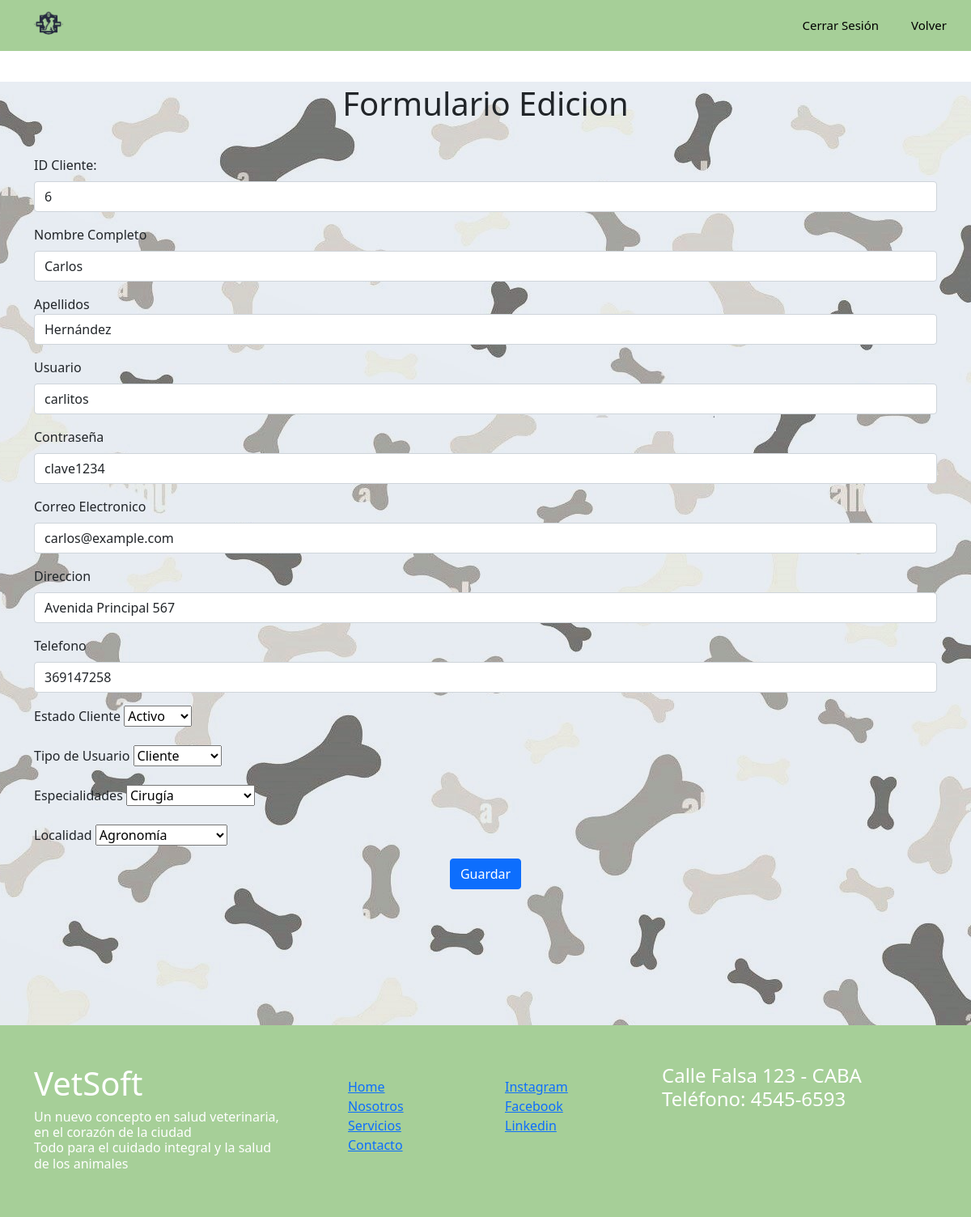
The app's page /VetSoft/editarUsuario.php?id=6 with its own data.
### tables this page shows
CREATE TABLE `clientes` (
  `id_cliente` int(7) NOT NULL,
  `nombre` varchar(50) DEFAULT NULL,
  `apellido` varchar(50) DEFAULT NULL,
  `contraseña` varchar(50) DEFAULT NULL,
  `direccion` varchar(50) DEFAULT NULL,
  `email` varchar(50) DEFAULT NULL,
  `usuario` varchar(50) DEFAULT NULL,
  `telefono` int(20) DEFAULT NULL,
  `fk_estado` int(7) DEFAULT NULL,
  `fk_tipo_usuario` int(7) DEFAULT 3,
  `fk_especialidad` int(7) DEFAULT NULL,
  `fk_localidad` int(7) DEFAULT NULL
);

CREATE TABLE `especialidades` (
  `id_especialidad` int(11) NOT NULL,
  `nombre_especialidad` varchar(100) DEFAULT NULL
);

CREATE TABLE `localidad` (
  `id_localidad` int(7) NOT NULL,
  `nombre_localidad` varchar(50) NOT NULL
);

### VetSoft/editarUsuario.php (the view, shortened to what this page needs)
<?php
require_once("conexionBD.php");
$sql = $conexion->prepare("SELECT * FROM clientes WHERE id_cliente=?");
	$sql->bind_param("i",$_GET["id"]);
	$sql->execute();
	$result = $sql->get_result();
	if ($result->num_rows > 0) {
		$row = $result->fetch_assoc();
	}
?>
<!doctype html>
<html lang="es">
    <head>
    <link rel="stylesheet" href="estilos/style_AgregarCliente.css">
    <link href="https://cdn.jsdelivr.net/npm/bootstrap@5.0.2/dist/css/bootstrap.min.css" rel="stylesheet">
    </head>
    <body style="background-image: url(img/fondoII.jpg);">
    <div class="head">
        <div class="logo" >
            <a class="navbar-brand" href="index.php">
            <img src="img\Vetsoft.png" alt="Logo" width="60" height="60" class="d-inline-block align-text-top"></a>
        </div>
        <nav class="navbar">
            <a href="cerrarSesion.php">Cerrar Sesión</a>
            <a href="admin2.php">Volver</a>
        </nav>
    </div>
    <br><br><br><br>
    <h1 class="p-2 text-black text-center">Formulario Edicion </h1>
        <br>
    <div class="container">
    <form method="post" class="row g-3" action="">
	<div >
		<label for="cliente_ID" class="form-label">ID Cliente: </label>
            	<select name="cliente_ID" class="form-control">
                <?php
                    $num=$row['id_cliente'];
                    $id=$row['id_cliente'];
                    echo "<option  value =$id>$num</option> ";
                ?>
            	</select>
        </div>
		<div >
			<label for="nombre" class="form-label">Nombre Completo</label>
			<input type="text" class="form-control" name="nombre" value="<?php echo $row["nombre"]?>">
        </div>
		<div >
			<label for="apellido">Apellidos</label>
			<input type="text" class="form-control" name="apellido" value="<?php echo $row["apellido"]?>">
        </div>
		<div>
			<label for="usuario"class="form-label">Usuario</label>
			<input type="text" class="form-control" name="usuario" value="<?php echo $row["usuario"]?>">
		</div>
        <div>
			<label for="contraseña"class="form-label">Contraseña</label>
			<input type="text" class="form-control" name="contraseña" value="<?php echo $row["contraseña"]?>">
		</div>
        <div>
			<label for="email"class="form-label">Correo Electronico</label>
			<input type="text" class="form-control" name="email" value="<?php echo $row["email"]?>">
		</div>
        <div>
			<label for="direccion"class="form-label">Direccion</label>
			<input type="text" class="form-control" name="direccion" value="<?php echo $row["direccion"]?>">
		</div>
        <div>
			<label for="telefono"class="form-label">Telefono</label>
			<input type="text" class="form-control" name="telefono" value="<?php echo $row["telefono"]?>">
		</div>
        <div>
			<label class="form-label">Estado Cliente</label>
            <select name="estado">
                <?php
                    $id=$row['id_cliente'];
                    $estado=$row['fk_estado'];
                    switch ($estado) {
                        case 1:
                            $estado="Activo";
                            break;
                    }
                    echo "<option value = $id> $estado</option> ";
                ?>
            </select>
		</div>
        <div>
			<label class="form-label">Tipo de Usuario</label>
            <select name="tipoUsuario">
                <?php
                    $id=$row['id_cliente'];
                    $tipoUsuario=$row['fk_tipo_usuario'];
                    switch ($tipoUsuario) {
                        case 3:
                            $tipoUsuario="Cliente";
                            break;
                    }
                    echo "<option value = $id> $tipoUsuario</option> ";
                ?>
            </select>
		</div>
        <div>
			<label class="form-label">Especialidades</label>
            <select name="especialidad">
                <?php
                    $num=$row['fk_especialidad'];
                    $sql=$conexion->query("select * from especialidades");
                    if ($sql=$sql->fetch_assoc()) {
                        $nombres=$sql['nombre_especialidad'];
                        echo "<option value = $num> $nombres</option> ";
                    }
                ?>
            </select>
        </div>
        <div>
			<label>Localidad</label>
            <select name="localidad">
                <?php
                    $id=$row['fk_localidad'];
                    $consul=$conexion->query("select * from localidad");
                    if ($fila = $consul->fetch_assoc()) {
                        $nombre=$fila['nombre_localidad'];
                        echo "<option value = $id> $nombre</option> ";
                    }
                ?>
            </select>
		</div>
		<div class="boton" style="text-align: center;">
            <button type="submit"name="guardar"style="display: inline-block;margin: 0 auto;" class="btn btn-primary ">Guardar</button>
        </div>
	</form>
    <br><br><br><br><br><br><br>
    </div>
    <?php
            include("footer.php");
    ?>
    </body>
</html>

### VetSoft/estilos/style_AgregarCliente.css (style rules this page uses)
body { background-image: url(../img/fondoII.jpg); background-position: center; background-repeat: no-repeat; background-attachment: fixed; margin: 0; padding: 0; }
.head { display: flex; align-items: center; justify-content: space-between; height: 63px; background: #ffffff;; position: fixed; width: 100%; z-index: 100; background-color: #A6CF98; }
.navbar { display: flex; margin-right: 10px; }
.navbar a { display: block; padding: 20px 20px; color: black; text-decoration: none; font-size: 15px; }
.logo { margin-left: 30px; }
.logo a { text-decoration: none; color: rgba(60, 60, 60, 0.979); text-transform: uppercase; font-size: 20px; }
.btn { margin-left: 500px; }

### records on screen
clientes: cliente_ID "6", nombre "Carlos", apellido "Hernández", usuario "carlitos", contraseña "clave1234", email "carlos@example.com", direccion "Avenida Principal 567", telefono "369147258", estado "Activo", tipoUsuario "Cliente"
especialidades: especialidad "Cirugía"
localidad: localidad "Agronomía"
